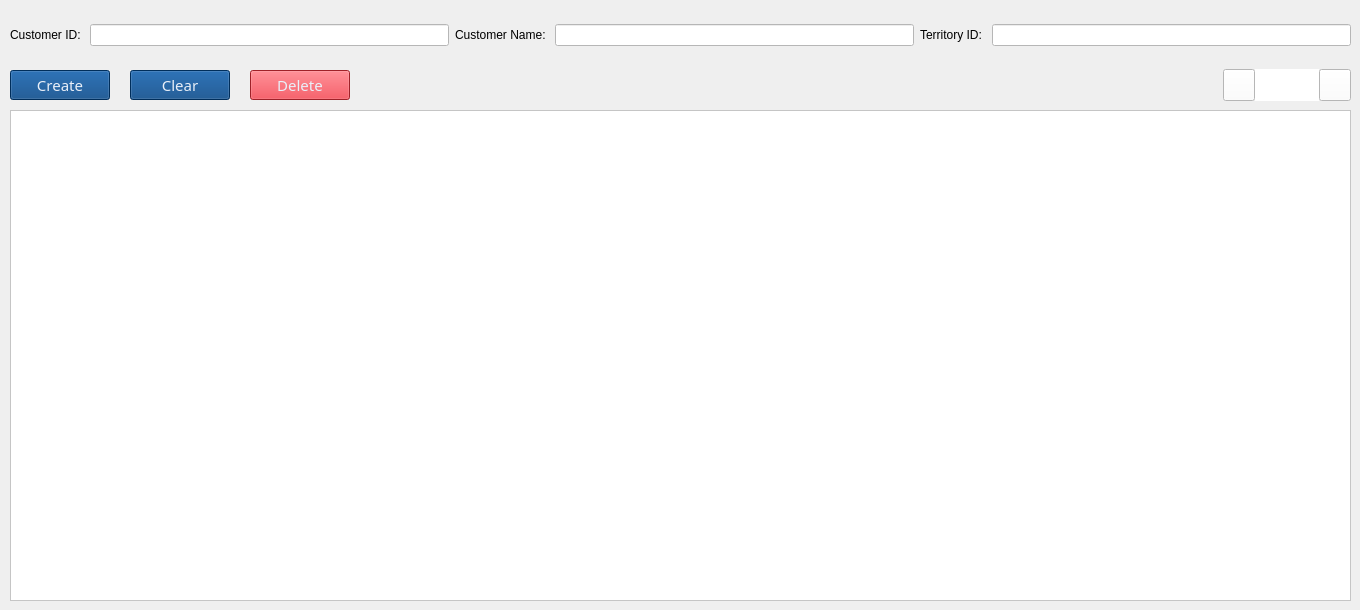
    <widget class="QWidget" name="tab_customers">
     <attribute name="title">
      <string>Customers</string>
     </attribute>
     <widget class="QWidget" name="horizontalLayoutWidget_6">
      <property name="geometry">
       <rect>
        <x>10</x>
        <y>60</y>
        <width>1341</width>
        <height>51</height>
       </rect>
      </property>
      <layout class="QHBoxLayout" name="horizontalLayout_8">
       <property name="spacing">
        <number>20</number>
       </property>
       <item>
        <widget class="QPushButton" name="pushButton_customers_create">
         <property name="minimumSize">
          <size>
           <width>100</width>
           <height>30</height>
          </size>
         </property>
         <property name="maximumSize">
          <size>
           <width>100</width>
           <height>30</height>
          </size>
         </property>
         <property name="font">
          <font>
           <family>Franklin Gothic Heavy</family>
           <pointsize>11</pointsize>
           <weight>50</weight>
           <italic>false</italic>
           <bold>false</bold>
          </font>
         </property>
         <property name="styleSheet">
          <string notr="true">background-color: rgb(0, 64, 128);
color: rgb(233, 239, 248);
font: 11pt &quot;Franklin Gothic Heavy&quot;;</string>
         </property>
         <property name="text">
          <string>Create</string>
         </property>
        </widget>
       </item>
       <item>
        <widget class="QPushButton" name="pushButton_customers_clear">
         <property name="minimumSize">
          <size>
           <width>100</width>
           <height>30</height>
          </size>
         </property>
         <property name="maximumSize">
          <size>
           <width>100</width>
           <height>30</height>
          </size>
         </property>
         <property name="font">
          <font>
           <family>Franklin Gothic Heavy</family>
           <pointsize>11</pointsize>
           <weight>50</weight>
           <italic>false</italic>
           <bold>false</bold>
          </font>
         </property>
         <property name="styleSheet">
          <string notr="true">background-color: rgb(0, 64, 128);
color: rgb(233, 239, 248);
font: 11pt &quot;Franklin Gothic Heavy&quot;;</string>
         </property>
         <property name="text">
          <string>Clear</string>
         </property>
        </widget>
       </item>
       <item>
        <widget class="QPushButton" name="pushButton_customers_delete">
         <property name="minimumSize">
          <size>
           <width>100</width>
           <height>30</height>
          </size>
         </property>
         <property name="maximumSize">
          <size>
           <width>100</width>
           <height>30</height>
          </size>
         </property>
         <property name="font">
          <font>
           <family>Franklin Gothic Heavy</family>
           <pointsize>11</pointsize>
           <weight>50</weight>
           <italic>false</italic>
           <bold>false</bold>
          </font>
         </property>
         <property name="styleSheet">
          <string notr="true">background-color: rgb(223, 46, 56);
color: rgb(233, 239, 248);
font: 11pt &quot;Franklin Gothic Heavy&quot;;</string>
         </property>
         <property name="text">
          <string>Delete</string>
         </property>
        </widget>
       </item>
       <item>
        <spacer name="horizontalSpacer_5">
         <property name="orientation">
          <enum>Qt::Horizontal</enum>
         </property>
         <property name="sizeHint" stdset="0">
          <size>
           <width>40</width>
           <height>20</height>
          </size>
         </property>
        </spacer>
       </item>
       <item>
        <widget class="QLabel" name="label_52">
         <property name="minimumSize">
          <size>
           <width>500</width>
           <height>3</height>
          </size>
         </property>
         <property name="maximumSize">
          <size>
           <width>500</width>
           <height>16777215</height>
          </size>
         </property>
         <property name="font">
          <font>
           <italic>true</italic>
          </font>
         </property>
         <property name="styleSheet">
          <string notr="true">color: rgb(223, 46, 56);</string>
         </property>
         <property name="text">
          <string/>
         </property>
         <property name="alignment">
          <set>Qt::AlignCenter</set>
         </property>
        </widget>
       </item>
       <item>
        <spacer name="horizontalSpacer_6">
         <property name="orientation">
          <enum>Qt::Horizontal</enum>
         </property>
         <property name="sizeHint" stdset="0">
          <size>
           <width>40</width>
           <height>20</height>
          </size>
         </property>
        </spacer>
       </item>
       <item>
        <layout class="QHBoxLayout" name="horizontalLayout_9">
         <property name="spacing">
          <number>0</number>
         </property>
         <item>
          <widget class="QPushButton" name="pushButton_customers_previous">
           <property name="minimumSize">
            <size>
             <width>32</width>
             <height>32</height>
            </size>
           </property>
           <property name="maximumSize">
            <size>
             <width>32</width>
             <height>32</height>
            </size>
           </property>
           <property name="styleSheet">
            <string notr="true">background-color: rgb(255, 255, 255);</string>
           </property>
           <property name="text">
            <string/>
           </property>
           <property name="icon">
            <iconset>
             <normaloff>../imgs/ic-previous.png</normaloff>../imgs/ic-previous.png</iconset>
           </property>
          </widget>
         </item>
         <item>
          <widget class="QLabel" name="label_page_num_3">
           <property name="minimumSize">
            <size>
             <width>64</width>
             <height>32</height>
            </size>
           </property>
           <property name="maximumSize">
            <size>
             <width>64</width>
             <height>32</height>
            </size>
           </property>
           <property name="styleSheet">
            <string notr="true">background-color: rgb(255, 255, 255);</string>
           </property>
           <property name="text">
            <string/>
           </property>
           <property name="alignment">
            <set>Qt::AlignCenter</set>
           </property>
          </widget>
         </item>
         <item>
          <widget class="QPushButton" name="pushButton_customers_next">
           <property name="minimumSize">
            <size>
             <width>32</width>
             <height>32</height>
            </size>
           </property>
           <property name="maximumSize">
            <size>
             <width>32</width>
             <height>32</height>
            </size>
           </property>
           <property name="styleSheet">
            <string notr="true">background-color: rgb(255, 255, 255);</string>
           </property>
           <property name="text">
            <string/>
           </property>
           <property name="icon">
            <iconset>
             <normaloff>../imgs/ic-next.png</normaloff>../imgs/ic-next.png</iconset>
           </property>
          </widget>
         </item>
        </layout>
       </item>
      </layout>
     </widget>
     <widget class="QTableWidget" name="tableWidget_customers">
      <property name="geometry">
       <rect>
        <x>10</x>
        <y>110</y>
        <width>1341</width>
        <height>491</height>
       </rect>
      </property>
      <property name="styleSheet">
       <string notr="true">background-color: rgb(255, 255, 255);</string>
      </property>
     </widget>
     <widget class="QWidget" name="gridLayoutWidget_6">
      <property name="geometry">
       <rect>
        <x>10</x>
        <y>10</y>
        <width>1341</width>
        <height>51</height>
       </rect>
      </property>
      <layout class="QGridLayout" name="gridLayout_2">
       <item row="0" column="2">
        <widget class="QLabel" name="label_54">
         <property name="text">
          <string>Customer Name: </string>
         </property>
        </widget>
       </item>
       <item row="0" column="3">
        <widget class="QLineEdit" name="lineEdit_customername_customer">
         <property name="styleSheet">
          <string notr="true">background-color: rgb(255, 255, 255);</string>
         </property>
        </widget>
       </item>
       <item row="0" column="1">
        <widget class="QLineEdit" name="lineEdit_customerid_customer">
         <property name="styleSheet">
          <string notr="true">background-color: rgb(255, 255, 255);</string>
         </property>
        </widget>
       </item>
       <item row="0" column="0">
        <widget class="QLabel" name="label_53">
         <property name="text">
          <string>Customer ID: </string>
         </property>
        </widget>
       </item>
       <item row="0" column="4">
        <widget class="QLabel" name="label_55">
         <property name="text">
          <string>Territory ID: </string>
         </property>
        </widget>
       </item>
       <item row="0" column="5">
        <widget class="QLineEdit" name="lineEdit_territoryid_customer">
         <property name="styleSheet">
          <string notr="true">background-color: rgb(255, 255, 255);</string>
         </property>
        </widget>
       </item>
      </layout>
     </widget>
    </widget>
